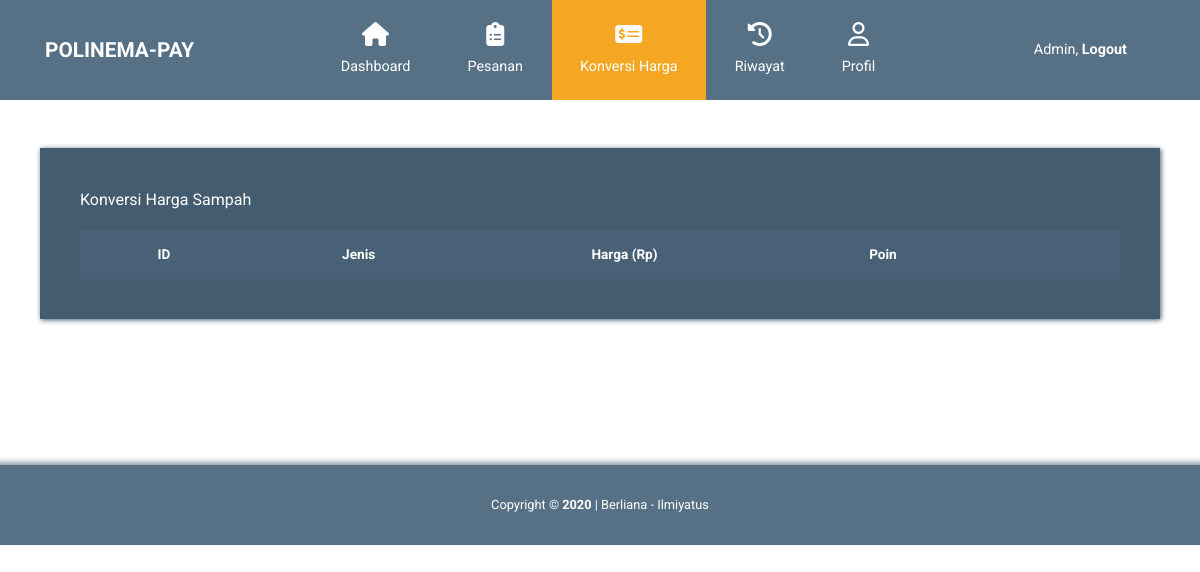
Before: /Admin/konversiharga.php (signed in) with the older database file.
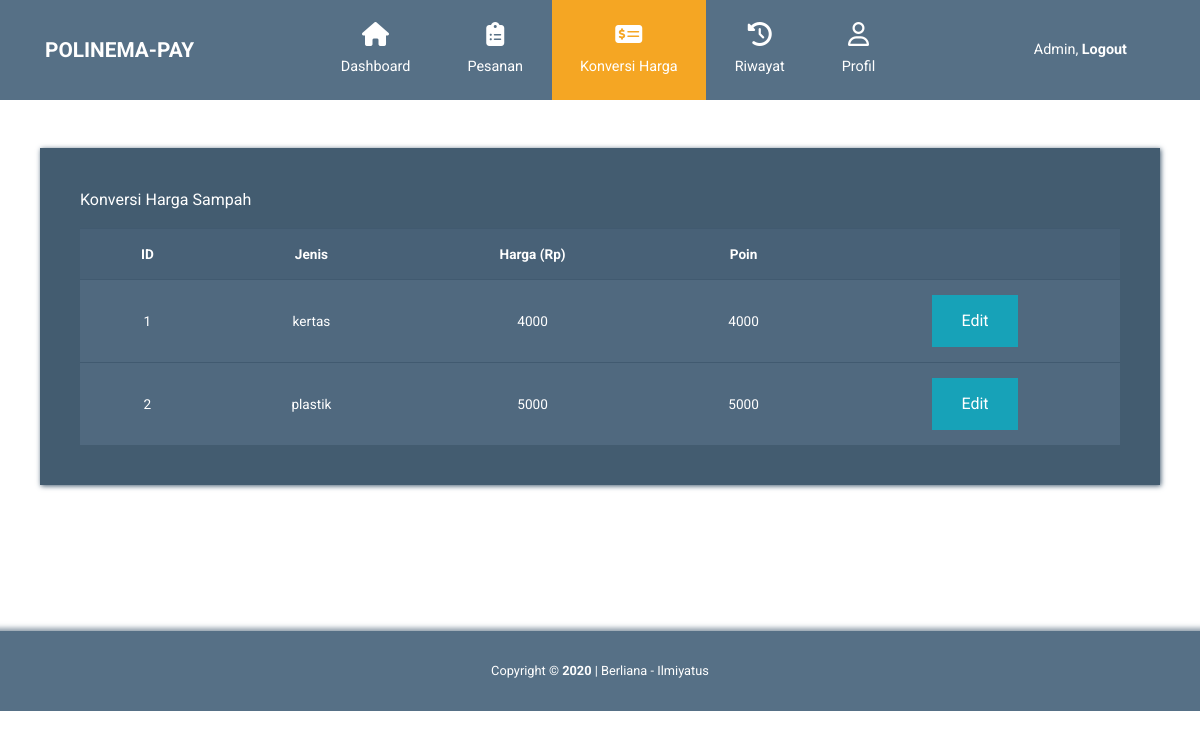
After: the same page with the newer database file.
### tables this page shows
CREATE TABLE `konversiharga` (
  `id_jenis` int(11) NOT NULL,
  `nama_jenis` varchar(10) NOT NULL,
  `harga` float NOT NULL,
  `poin` int(11) NOT NULL
);

### Admin/konversiharga.php (the view, shortened to what this page needs)
<?php
require_once 'koneksi.php';
?>
<!DOCTYPE html>
<html lang="en">
<head>
  <link rel="stylesheet" href="css/fontawesome.min.css" />
  <link rel="stylesheet" href="css/bootstrap.min.css" />
  <link rel="stylesheet" href="css/templatemo-style.css">
</head>
<body id="reportsPage">
  <div class="" id="home">
    <nav class="navbar navbar-expand-xl">
            <div class="container h-100">
                <a class="navbar-brand" href="index-admin.php">
                    <h1 class="tm-site-title mb-0">POLINEMA-PAY</h1>
                </a>
            <div class="collapse navbar-collapse" id="navbarSupportedContent">
                <ul class="navbar-nav mx-auto h-100">
                    <li class="nav-item">
                        <a class="nav-link" href="index-admin.php">
                            <i class="fas fa-home"></i>
                            Dashboard
                        </a>
                    </li>
                    <li class="nav-item">
                        <a class="nav-link" href="peninjaupesanan.php">
                            <i class="fas fa-clipboard-list"></i>
                            Pesanan
                        </a>
                    </li>
                    <li class="nav-item">
                        <a class="nav-link active" href="konversiharga.php">
                            <i class="fas fa-money-check-alt"></i>
                            Konversi Harga
                        </a>
                    </li>
                    <li class="nav-item">
                        <a class="nav-link" href="riwayat.php">
                            <i class="fas fa-history"></i>
                            Riwayat
                        </a>
                    </li>
                    <li class="nav-item">
                        <a class="nav-link" href="accounts.php">
                            <i class="far fa-user"></i>
                            Profil
                        </a>
                    </li>
                </ul>
                <ul class="navbar-nav">
                    <li class="nav-item">
                        <a class="nav-link d-block" href="logout.php">
                            Admin, <b>Logout</b>
                        </a>
                    </li>
                </ul>
            </div>
        </div>
    </nav>
<div class="container mt-5">
  <div class="row tm-content-row">
    <div class="col-12 tm-block-col">
      <div class="tm-bg-primary-dark tm-block tm-block-h-auto">
        <p class="text-white">Konversi Harga Sampah</p>
        <table class="table table-hover">
          <thead>
            <tr align="center">
              <th>ID</th>
              <th>Jenis</th>
              <th>Harga (Rp)</th>
              <th>Poin</th>
              <th></th>
            </tr>
          </thead>
          <tbody>
            <?php
            $query = mysqli_query($koneksi,"SELECT * FROM konversiharga");
            while($menu = mysqli_fetch_array($query)){
              echo "<tr>";
              echo "<td><center>".$menu['id_jenis']."</center></td>";
              echo "<td><center>".$menu['nama_jenis']."</center></td>";
              echo "<td><center>".$menu['harga']."</center></td>";
              echo "<td><center>".$menu['poin']."</center></td>";
              echo "<td><center>";
              echo "<a class='btn btn-info' href='konversiharga-edit.php?id_jenis=".$menu['id_jenis']."'>Edit</a> ";
              echo "</center></td>";
              echo "</tr>";
            }
            ?>
          </tbody>
        </table>
      </div>
    </div>
  </div>
</div>
</div><br><br><br><br>
<footer class="tm-footer row tm-mt-small">
  <div class="col-12 font-weight-light">
    <p class="text-center text-white mb-0 px-4 small">
      Copyright &copy; <b>2020</b> | Berliana - Ilmiyatus
    </p>
  </div>
</footer>
</body>
</html>

### Admin/css/templatemo-style.css (style rules this page uses)
html { font-size: 16px; overflow-x: hidden; }
body { font-family: Roboto, Helvetica, Arial, sans-serif; background-color: #fff; overflow-x: hidden; }
a { transition: all 0.3s ease; }
.navbar-brand { display: flex; align-items: center; }
.tm-site-title { display: inline-block; text-transform: uppercase; font-size: 1.3rem; font-weight: 700; color: #fff; }
.navbar { height: 100px; background-color: #567086; padding: 0; }
.navbar .container { position: relative; }
.tm-mt-small { margin-top: 20px; }
.tm-block-col { margin-bottom: 30px; }
.tm-block { padding: 40px; -webkit-box-shadow: 1px 1px 5px 0 #455c71; -moz-box-shadow: 1px 1px 5px 0 #455c71; box-shadow: 1px 1px 5px 0 #455c71; min-height: 350px; height: 100%; max-height: 450px; }
.tm-block-h-auto { min-height: 1px; max-height: none; height: auto; }
.nav-link { color: #fff; height: 100%; display: flex; align-items: center; justify-content: center; flex-direction: column; font-size: 90%; }
.nav-link > i { margin-bottom: 10px; margin-right: 0; font-size: 1.5rem; }
.dropdown-item, .nav-link { padding: 15px 20px; }
.navbar-nav .active > .nav-link, .navbar-nav .nav-link.active { background-color: #f5a623; color: #fff; }
.navbar-nav .nav-link.active i { color: #fff; }
.nav-item { text-align: center; }
.nav-item:last-child { margin-right: 0; }
.tm-content-row { justify-content: space-between; margin-left: -20px; margin-right: -20px; }
.table { background-color: #50697f; color: #fff; font-size: 85%; margin-bottom: 0; }
thead { background-color: #486177; color: #fff; }
.table thead th { border-bottom: 0; }
.btn { border-radius: 0; padding: 13px 28px; transition: all 0.2s ease; max-width: 100%; }
.table td, .table th { border-top: 1px solid #415a70; padding: 15px 25px; vertical-align: middle; }
.table-hover tbody tr { transition: all 0.2s ease; }
.tm-bg-primary-dark { background-color: #435c70; }
.tm-footer { background-color: #567086; padding-top: 30px; padding-bottom: 30px; -webkit-box-shadow: 0 -3px 5px 0 rgba(69, 92, 113, 0.59); -moz-box-shadow: 0 -3px 5px 0 rgba(69, 92, 113, 0.59); box-shadow: 0 -3px 5px 0 rgba(69, 92, 113, 0.59); }
@media (min-width: 1200px) { .navbar-expand-xl .navbar-nav .nav-link { padding-left: 28px; padding-right: 28px; } }
@media (min-width: 1200px) { .navbar-collapse { height: 100%; } }
@media (max-width: 1275px) and (min-width: 1200px) { .nav-item { margin-right: 15px; } }
@media (max-width: 1350px) { .nav-item { margin-right: 1px; } }

Changed rows visible on the page:
added konversiharga: id_jenis "1", nama_jenis "kertas", harga "4000", poin "4000"
added konversiharga: id_jenis "2", nama_jenis "plastik", harga "5000", poin "5000"
